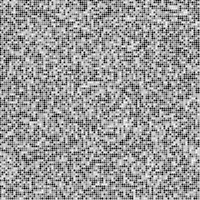
Frame 1 (no input)
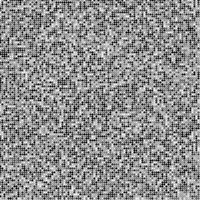
Frame 2 (the mouse pressed at the canvas centre, redrawn once)

The Processing sketch that drew these frames (run headless with seeded random() and noise(); the mouse was pressed at the canvas centre and the sketch redrawn once):

// Processing sketch: congruential_generator_00
// ── congruential_generator_00.pde
void setup() {
  strokeWeight(2);
  size(200,200);
}

void draw() {
  for (int i=0; i<width; i+=2) {
   for (int j=0; j<width; j+=2) {
      stroke(int(random(255)));
      // Compare with noise function  
      // stroke(noise(i/1.0,j/1.0)*255); 
     point(i,j);  
   }
 }
 noLoop();
}

 
